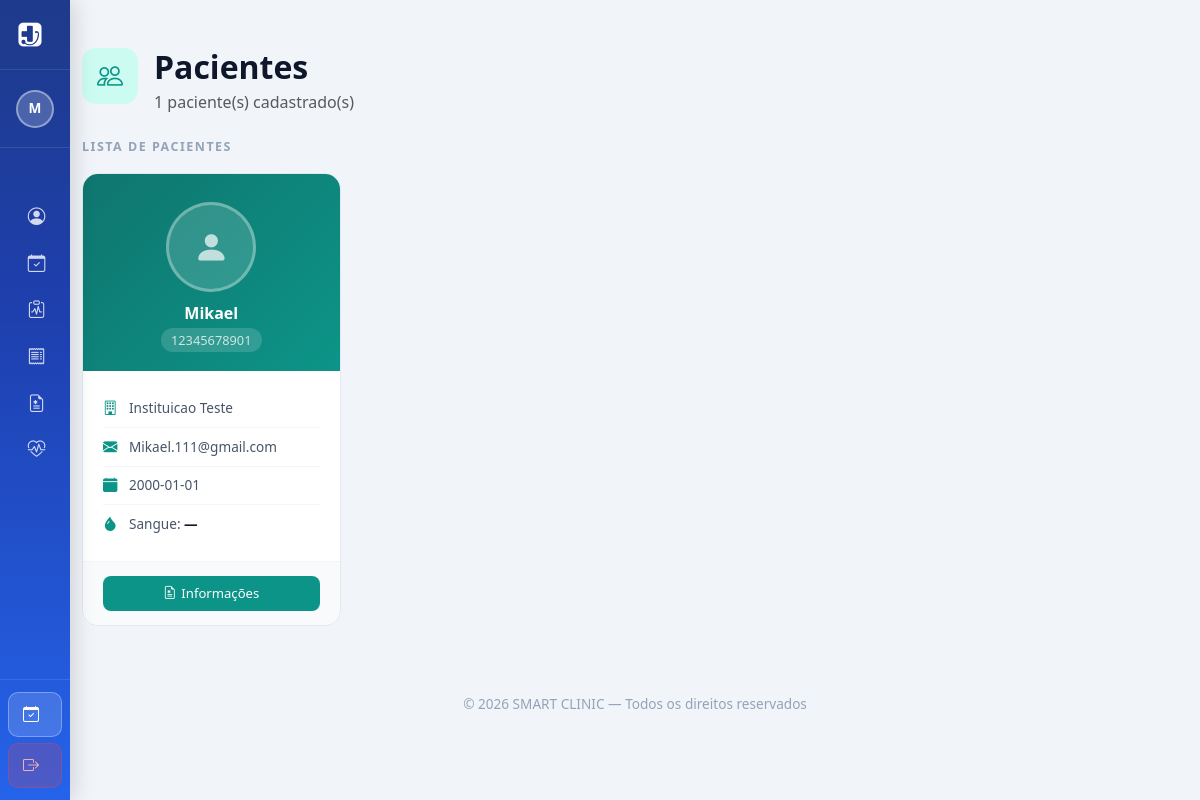
/Frontend/paciente.php (signed in), run on the app's committed database.
### tables this page shows
CREATE TABLE `paciente` (
  `cod` int(11) NOT NULL,
  `fk_instituicao_cod` int(11) DEFAULT NULL,
  `cpf` varchar(11) NOT NULL,
  `nome` varchar(100) NOT NULL,
  `data_nascimento` date NOT NULL,
  `email` varchar(100) DEFAULT NULL,
  `senha` varchar(100) DEFAULT NULL,
  `endereco` varchar(200) DEFAULT NULL,
  `foto` varchar(100) DEFAULT NULL
);

CREATE TABLE `instituicao` (
  `cod` int(11) NOT NULL,
  `cnpj` varchar(20) DEFAULT NULL,
  `logo` varchar(200) NOT NULL,
  `email` varchar(100) NOT NULL,
  `senha` varchar(100) NOT NULL,
  `nome` varchar(100) NOT NULL,
  `telefone` varchar(20) NOT NULL,
  `endereco` varchar(200) NOT NULL,
  `status` varchar(20) NOT NULL
);

### Backend/controller/Database.php (called while the page is built)
<?php
class Database {
    private static $instance = null;
    public static function getConnection() {
        if (self::$instance === null) {
            $host = '127.0.0.1';
            $db   = 'smartclinic';
            $user = 'root';
            $pass = '';
            $charset = 'utf8mb4';
            $dsn = "mysql:host=$host;dbname=$db;charset=$charset";
            $options = [
                PDO::ATTR_ERRMODE => PDO::ERRMODE_EXCEPTION,
                PDO::ATTR_DEFAULT_FETCH_MODE => PDO::FETCH_ASSOC,
                PDO::ATTR_EMULATE_PREPARES => false,
            ];
            self::$instance = new PDO($dsn, $user, $pass, $options);
        }
        return self::$instance;
    }
}

### Backend/controller/PacienteController.php (called while the page is built, shortened)
<?php
require_once $_SERVER['DOCUMENT_ROOT'] . '/SMART-CLINIC-A/Backend/dao/PacienteDAO.php';
class PacienteController extends BaseController {
    private $dao;
    public function __construct() {
        $this->dao = new PacienteDAO();
    }
    public function getById($cod) {
        return $this->dao->getById($cod);
    }
}

### Backend/dao/BaseDAO.php (called while the page is built, shortened)
<?php
require_once $_SERVER['DOCUMENT_ROOT'] . '/SMART-CLINIC-A/Backend/controller/Database.php';
class BaseDAO {
    public function __construct() {
        $this->db = Database::getConnection();
    }
}

### Backend/dao/PacienteDAO.php (called while the page is built, shortened)
<?php
require_once $_SERVER['DOCUMENT_ROOT'] . '/SMART-CLINIC-A/Backend/dao/BaseDAO.php';
class PacienteDAO extends BaseDAO {
    public function getById($cod) {
        $stmt = $this->db->prepare('SELECT p.*, i.nome as instituicao_nome FROM paciente p LEFT JOIN instituicao i ON p.fk_instituicao_cod = i.cod WHERE p.cod = ?');
        $stmt->execute([$cod]);
        return $stmt->fetch();
    }
}

### Backend/controller/ProntuarioController.php (called while the page is built, shortened)
<?php
require_once __DIR__ . '/../dao/ProntuarioDAO.php';
class ProntuarioController extends BaseController {
    private $dao;
    public function __construct() {
        $this->dao = new ProntuarioDAO();
    }
    public function getAll() {
        return $this->dao->getAll();
    }
}

### Backend/dao/ProntuarioDAO.php (called while the page is built, shortened)
<?php
require_once __DIR__ . '/BaseDAO.php';
class ProntuarioDAO extends BaseDAO {
    public function getAll() {
        $stmt = $this->db->query('SELECT p.*, pac.nome as paciente_nome FROM prontuario p LEFT JOIN paciente pac ON p.fk_paciente_cpf = pac.cpf');
        return $stmt->fetchAll();
    }
}

### Frontend/paciente.php (the view, shortened to what this page needs)
<?php
require_once __DIR__ . '/navbar.php';
require_once $_SERVER['DOCUMENT_ROOT'] . '/SMART-CLINIC-A/Backend/controller/PacienteController.php';
require_once $_SERVER['DOCUMENT_ROOT'] . '/SMART-CLINIC-A/Backend/controller/ProntuarioController.php';
$pacController   = new PacienteController();
$prontController = new ProntuarioController();
$isPaciente   = isset($_SESSION['role']) && $_SESSION['role'] === 'paciente';
$logadoCod    = $_SESSION['user_id'] ?? null;
$action     = $_GET['action'] ?? 'list';
$pacientes   = $isPaciente ? [$pacController->getById($logadoCod)] : $pacController->getAll();
$prontuarios = $prontController->getAll();
$prontMap = [];
foreach ($prontuarios as $p) {
    $prontMap[$p['fk_paciente_cpf']] = $p;
}
?>
<!DOCTYPE html>
<html lang="pt-BR">
<head>
    <link href="https://cdn.jsdelivr.net/npm/bootstrap@5.3.2/dist/css/bootstrap.min.css" rel="stylesheet">
    <link href="https://cdn.jsdelivr.net/npm/bootstrap-icons@1.11.1/font/bootstrap-icons.css" rel="stylesheet">
</head>
<body>
<section class="py-5">
<div class="container-lg" style="max-width:1200px;">
<?php
if ($action == 'list'): ?>
<div class="d-flex justify-content-between align-items-start mb-4">
    <div class="d-flex align-items-start gap-3">
        <div style="background:#ccfbf1;width:56px;height:56px;border-radius:14px;display:flex;align-items:center;justify-content:center;">
            <i class="bi bi-people" style="font-size:26px;color:var(--teal);"></i>
        </div>
        <div>
            <h2 class="title mb-1">Pacientes</h2>
            <p class="text-muted mb-0"><?= count($pacientes) ?> paciente(s) cadastrado(s)</p>
        </div>
    </div>
</div>
<div class="section-label">Lista de pacientes</div>
<div class="row g-4">
<?php foreach ($pacientes as $pac):
    $pront   = $prontMap[$pac['cpf']] ?? null;
    $fotoSrc = !empty($pac['foto']) ? FOTO_PAC_URL . htmlspecialchars($pac['foto']) : '';
?>
<div class="col-xl-3 col-lg-4 col-md-6">
    <div class="pac-card">
        <div class="pac-card-header">
            <?php if ($fotoSrc): ?>
                <img src="<?= $fotoSrc ?>" alt="Foto" class="pac-avatar">
            <?php else: ?>
                <div class="pac-avatar-placeholder"><i class="bi bi-person-fill"></i></div>
            <?php endif; ?>
            <h5><?= htmlspecialchars($pac['nome']) ?></h5>
            <span><?= htmlspecialchars($pac['cpf']) ?></span>
        </div>
        <div class="pac-card-body">
            <div class="pac-info-row">
                <i class="bi bi-building"></i>
                <span><?= htmlspecialchars($pac['instituicao_nome'] ?? '—') ?></span>
            </div>
            <div class="pac-info-row">
                <i class="bi bi-envelope-fill"></i>
                <span style="word-break:break-all;"><?= htmlspecialchars($pac['email'] ?? '—') ?></span>
            </div>
            <div class="pac-info-row">
                <i class="bi bi-calendar-fill"></i>
                <span><?= htmlspecialchars($pac['data_nascimento'] ?? '—') ?></span>
            </div>
            <div class="pac-info-row">
                <i class="bi bi-droplet-fill"></i>
                <span>Sangue: <strong><?= htmlspecialchars($pront['tipo_sanguineo'] ?? '—') ?></strong></span>
            </div>
        </div>
        <div class="pac-card-footer">
            <button class="btn-card-info"
                onclick='abrirProntuario(<?= json_encode([
                    "nome"             => $pac["nome"],
                    "cpf"              => $pac["cpf"],
                    "foto"             => $fotoSrc,
                    "pront_cod"        => $pront["cod"] ?? null,
                    "tipo_sanguineo"   => $pront["tipo_sanguineo"]    ?? "",
                    "doencas_cronicas" => $pront["doencas_cronicas"]  ?? "",
                    "doencas_geneticas"=> $pront["doencas_geneticas"] ?? "",
                    "doencas_autoimunes"=>$pront["doencas_autoimunes"]?? "",
                    "outros"           => $pront["outros"]            ?? "",
                    "pac_cpf"          => $pac["cpf"]
                ], JSON_HEX_APOS) ?>)'>
                <i class="bi bi-file-earmark-medical"></i> Informações
            </button>
        </div>
    </div>
</div>
<?php endforeach; ?>
</div>
<?php
endif; ?>
</div>
</section>
<footer style="padding:20px 0;" class="text-center">
    <p class="mb-0" style="color:#94a3b8;font-size:.85rem;">© 2026 SMART CLINIC — Todos os direitos reservados</p>
</footer>
</body>
</html>

### Frontend/paciente.php (style rules this page uses)
:root { --azul:#2563eb; --azul-escuro:#1e40af; --verde:#22c55e; --fundo:#f1f5f9; --teal:#0d9488; --teal-dark:#0f766e; }
body { background:var(--fundo); padding-top:80px; font-family:'Segoe UI',sans-serif; }
.title { font-weight:600; color:#0f172a; }
.section-label { font-size:.78rem; font-weight:700; letter-spacing:1.5px; text-transform:uppercase; color:#94a3b8; margin-bottom:16px; }
.pac-card { background:white; border-radius:16px; border:1px solid #e2e8f0; overflow:hidden; transition:all .25s; height:100%; }
.pac-card-header { background:linear-gradient(135deg,var(--teal-dark),var(--teal)); padding:28px 20px 20px; text-align:center; }
.pac-avatar-placeholder { width:90px; height:90px; border-radius:50%; border:3px solid rgba(255,255,255,.3); background:rgba(255,255,255,.15); display:flex; align-items:center; justify-content:center; font-size:2.2rem; color:rgba(255,255,255,.7); margin:0 auto; }
.pac-card-header h5 { color:white; font-weight:700; font-size:1rem; margin:12px 0 4px; }
.pac-card-header span { font-size:.8rem; color:rgba(255,255,255,.75); background:rgba(255,255,255,.15); padding:3px 10px; border-radius:20px; }
.pac-card-body { padding:18px 20px; }
.pac-info-row { display:flex; align-items:center; gap:10px; padding:8px 0; border-bottom:1px solid #f1f5f9; font-size:.85rem; color:#475569; }
.pac-info-row:last-child { border-bottom:none; }
.pac-info-row i { color:var(--teal); font-size:.9rem; width:16px; }
.pac-info-row strong { color:#0f172a; font-weight:600; }
.pac-card-footer { padding:14px 20px; background:#f8fafc; border-top:1px solid #f1f5f9; display:flex; gap:8px; flex-wrap:wrap; }
.btn-card-info { flex:1; background:var(--teal); color:white; border:none; border-radius:8px; padding:8px; font-size:.82rem; font-weight:500; transition:.2s; cursor:pointer; display:flex; align-items:center; justify-content:center; gap:5px; }

### Frontend/navbar.php (style rules this page uses)
:root { --sidebar-width: 260px; --sidebar-collapsed-width: 70px; --azul: #2563eb; --azul-escuro: #1e40af; --azul-mais-escuro: #1e3a8a; }
body.with-sidebar { margin-left: var(--sidebar-width); transition: margin-left 0.3s ease; padding-top: 0 !important; }
body.with-sidebar.sidebar-collapsed { margin-left: var(--sidebar-collapsed-width); }

### data on the page
paciente: nome "Mikael", cpf "12345678901", fk_instituicao_cod.nome "Instituicao Teste", email "Mikael.111@gmail.com", data_nascimento "2000-01-01", tipo_sanguineo "—"

### other printed values
$initials "M"
count($pacientes) "1"
